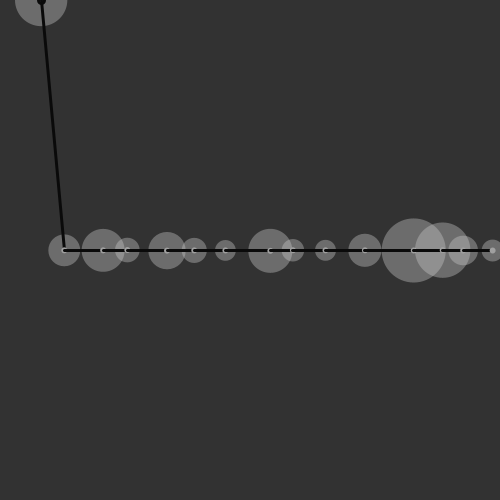
Frame 1 (no input)
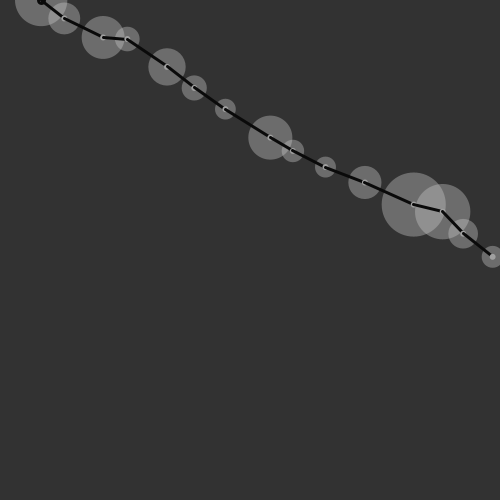
Frame 60 (the mouse pressed at the canvas centre just before this capture)
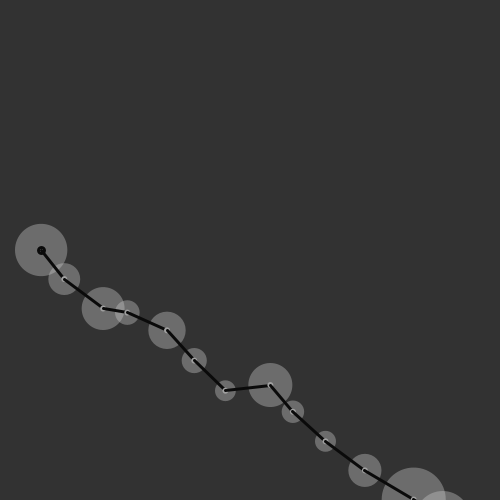
Frame 120 (the mouse held since frame 60 and released just before this capture)

The Processing sketch that drew these frames (run headless with seeded random() and noise(); from frame 60 on, the mouse is pressed at the canvas centre):

// Processing sketch: test_47_pde
// ── test_47_pde.pde
class SuperBall {
    float x;
    float y;
    float radius;
    float speed;
    float counter;
    float center = 250;
    int colour = 160;
    SuperBall prevBall;
    int vector = 1;
    
    void render() {
       noStroke();
       fill(200, 100);
       ellipse(this.x, this.y, this.radius, this.radius);
       stroke(10);
       strokeWeight(3);
       if(null != this.prevBall) {
          line(this.x, this.y, this.prevBall.x, this.prevBall.y);
          noStroke();
       }
       fill(colour);
       ellipse(this.x, this.y, 6, 6);
    }
    
    void update() {
        this.counter += this.speed * this.vector / 300;
        y = this.center + sin(this.counter) * 30;
        if(null != this.prevBall) {
           this.center = this.prevBall.y; 
        }
        if(this.counter > TWO_PI) {
           this.vector *= -1; 
        }
        //if(y > 500 || y < 0) {
        //   vector *= -1; 
        //}
    }
}

SuperBall[] ballArr1, ballArr2;

void setup() {
   size(500, 500);
   smooth();
   init();
   //noLoop();
}

void init() {
    int num = 15;
    float step = (float) width / (float) num;
    ballArr1 = new SuperBall[num];
    for(int i=0; i<ballArr1.length; i++) {
       SuperBall temp = new SuperBall();
       float var = random(5, 30);
       temp.x = var + step * i + 20;
       temp.y = random(-100, 100) + 100;
       temp.radius = var * 2 + 10;
       temp.speed = random(0.2, 10);
       if(i > 0) {
          temp.prevBall = ballArr1[i-1]; 
       }
       ballArr1[i] = temp;
    }
    ballArr2 = ballArr1;
}

void draw() {
   background(50);
   ballArr1[0].y = mouseY;
   for(int i=0; i<ballArr1.length; i++) {
      SuperBall curBall = ballArr1[i];
      if(0 != i) {
         curBall.update(); 
      }
      curBall.render();
   }
}

void keyPressed() {
   if('a' == key) init();
   if('q' == key) ballArr2[0].radius = 300;
}
